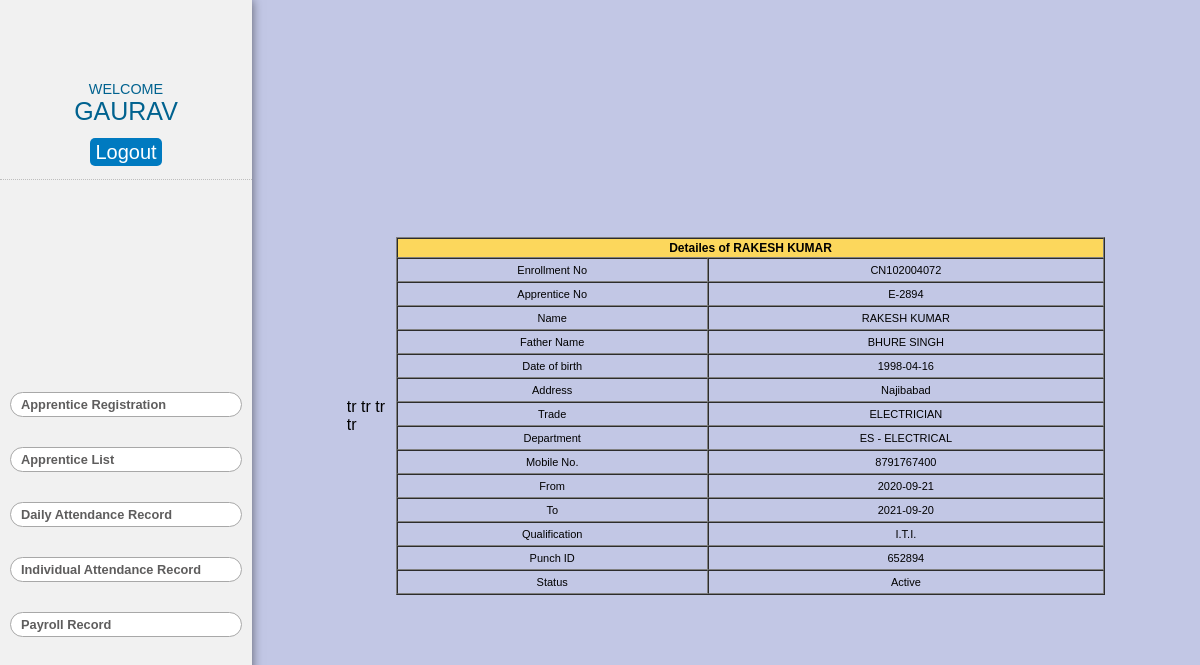
The app's page /view-details.php?apprentice_no=E-2894 (signed in) with its own data.
### tables this page shows
CREATE TABLE `apprentice` (
  `sn` int(11) NOT NULL,
  `enrollment_no` varchar(255) NOT NULL,
  `apprentice_no` varchar(255) NOT NULL,
  `name` varchar(255) NOT NULL,
  `father_name` varchar(255) NOT NULL,
  `dob` date NOT NULL,
  `address` varchar(255) NOT NULL,
  `trade` varchar(255) NOT NULL,
  `department` varchar(255) NOT NULL,
  `mobile` varchar(255) NOT NULL,
  `from` date NOT NULL,
  `to` date NOT NULL,
  `qualification` varchar(100) NOT NULL,
  `punch_id` varchar(100) NOT NULL,
  `status` varchar(255) NOT NULL DEFAULT 'Active'
);

### view-details.php (the view, shortened to what this page needs)
<!DOCTYPE html>
<html lang="en">
<head>
    <link rel="stylesheet" href="styles.css">
</head>
<body>
    <section class="content">
        <div class="main">
            <?php include_once "side-1.php"; ?>
            <div class="side-2" style="overflow-y:scroll">
                <div class="app-reg ">
                    <div class="input-table">
                        <?php include "db.php";
                        $apprentice_no = $_GET['apprentice_no'];
                        $sql = "SELECT * from apprentice WHERE apprentice_no = '$apprentice_no'";
                        $result = mysqli_query($conn, $sql) or die("Query failed");
                        if (mysqli_num_rows($result) > 0) {
                            while ($row = mysqli_fetch_assoc($result)) {
                        ?>
                                <table width="100%" border="1" cellpadding="1" cellspacing="0" style="text-align:center; ">
                                    <thead>
                                        <tr>
                                            <th colspan="2">Detailes of <?php echo $row['name']; ?> </th>
                                        </tr>
                                    </thead>
                                    <tbody>
                                        <tr>
                                            <td>Enrollment No</td>
                                            <td><?php echo $row['enrollment_no']; ?></td>
                                        </tr>
                                        <tr>
                                            <td>Apprentice No</td>
                                            <td><?php echo $row['apprentice_no']; ?></td>
                                        </tr>
                                        <tr>
                                            <td>Name</td>tr
                                            <td><?php echo $row['name']; ?></td>
                                        </tr>
                                        <tr>
                                            <td>Father Name</td>tr
                                            <td><?php echo $row['father_name']; ?></td>
                                        </tr>
                                        <tr>
                                            <td>Date of birth</td>tr
                                            <td><?php echo $row['dob']; ?></td>
                                        </tr>
                                        <tr>
                                            <td>Address</td>tr
                                            <td><?php echo $row['address']; ?></td>
                                        </tr>
                                        <td>Trade</td>
                                        <td><?php echo $row['trade']; ?></td>
                                        <tr>
                                            <td>Department</td>
                                            <td><?php echo $row['department']; ?></td>
                                        </tr>
                                        <tr>
                                            <td>Mobile No.</td>
                                            <td><?php echo $row['mobile']; ?></td>
                                        </tr>
                                        <tr>
                                            <td>From</td>
                                            <td><?php echo $row['from']; ?></td>
                                        </tr>
                                        <tr>
                                            <td>To</td>
                                            <td><?php echo $row['to']; ?></td>
                                        </tr>
                                        <tr>
                                            <td>Qualification</td>
                                            <td><?php echo $row['qualification']; ?></td>
                                        </tr>
                                        <tr>
                                            <td>Punch ID </td>
                                            <td><?php echo $row['punch_id']; ?></td>
                                        </tr>
                                        <tr>
                                            <td>Status </td>
                                            <td><?php echo $row['status']; ?></td>
                                        </tr>
                                    </tbody>
                                </table>
                        <?php
                            }
                        }
                        ?>
                    </div>
                </div>
            </div>
        </div>
    </section>
</body>
</html>

### styles.css (style rules this page uses)
* { box-sizing: border-box; margin: 0; padding: 0; scroll-behavior: smooth; font-family: "Poppins", sans-serif; }
body { width: 100vw; height: 100vh; }
section { height: 100vh; max-width: 100%; padding: 20px; }
.content { padding: 0; }
.main { height: 100%; display: flex; width: 100vw; }
.side-2 { width: 79%; height: 100vh; overflow-y: scroll; background-color: rgba(129, 140, 202, 0.484); }
.app-reg { padding-top: 30px; width: 100%; height: 100%; display: flex; flex-direction: column; justify-content: center; align-items: center; }
.input-table { height: 80%; margin: auto; width: 80%; display: flex; justify-content: center; align-items: center; }
thead { background-color: rgb(252, 215, 92); font-size: 12px; }
th { padding: 2px; }
tr { height: 20px; }
td { font-size: 11px; padding: 5px 5px; }

### records on screen
apprentice: name "RAKESH KUMAR", enrollment_no "CN102004072", apprentice_no "E-2894", father_name "BHURE SINGH", dob "1998-04-16", address "Najibabad", trade "ELECTRICIAN", department "ES - ELECTRICAL", mobile "8791767400", from "2020-09-21", to "2021-09-20", qualification "I.T.I.", punch "652894", status "Active"

### other values on screen
$_SESSION['username'] "GAURAV"
